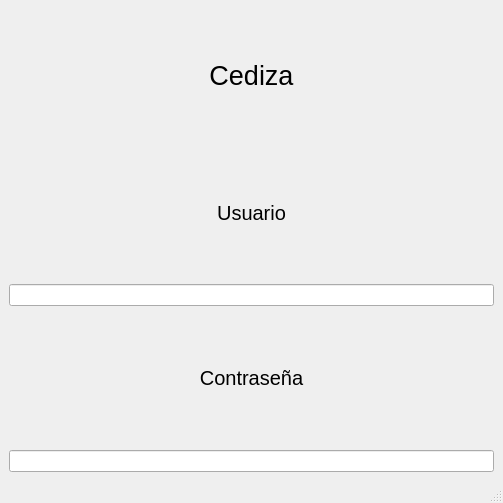
<?xml version="1.0" encoding="UTF-8"?>
<ui version="4.0">
 <class>MainWindow</class>
 <widget class="QMainWindow" name="MainWindow">
  <property name="geometry">
   <rect>
    <x>0</x>
    <y>0</y>
    <width>503</width>
    <height>503</height>
   </rect>
  </property>
  <property name="windowTitle">
   <string>MainWindow</string>
  </property>
  <widget class="QWidget" name="centralwidget">
   <layout class="QGridLayout" name="gridLayout">
    <item row="0" column="0">
     <widget class="QLabel" name="Titulo">
      <property name="font">
       <font>
        <pointsize>20</pointsize>
        <kerning>true</kerning>
       </font>
      </property>
      <property name="text">
       <string>Cediza</string>
      </property>
      <property name="alignment">
       <set>Qt::AlignmentFlag::AlignCenter</set>
      </property>
     </widget>
    </item>
    <item row="1" column="0">
     <widget class="QLabel" name="textoUsuario">
      <property name="font">
       <font>
        <pointsize>15</pointsize>
        <kerning>true</kerning>
       </font>
      </property>
      <property name="text">
       <string>Usuario</string>
      </property>
      <property name="alignment">
       <set>Qt::AlignmentFlag::AlignCenter</set>
      </property>
     </widget>
    </item>
    <item row="2" column="0">
     <widget class="QLineEdit" name="entradaUsuario"/>
    </item>
    <item row="3" column="0">
     <widget class="QLabel" name="textoContrasena">
      <property name="font">
       <font>
        <pointsize>15</pointsize>
        <kerning>true</kerning>
       </font>
      </property>
      <property name="text">
       <string>Contraseña</string>
      </property>
      <property name="alignment">
       <set>Qt::AlignmentFlag::AlignCenter</set>
      </property>
     </widget>
    </item>
    <item row="4" column="0">
     <widget class="QLineEdit" name="entradaContrasena"/>
    </item>
   </layout>
  </widget>
  <widget class="QMenuBar" name="menubar">
   <property name="geometry">
    <rect>
     <x>0</x>
     <y>0</y>
     <width>503</width>
     <height>22</height>
    </rect>
   </property>
  </widget>
  <widget class="QStatusBar" name="statusbar"/>
 </widget>
 <resources/>
 <connections/>
</ui>
